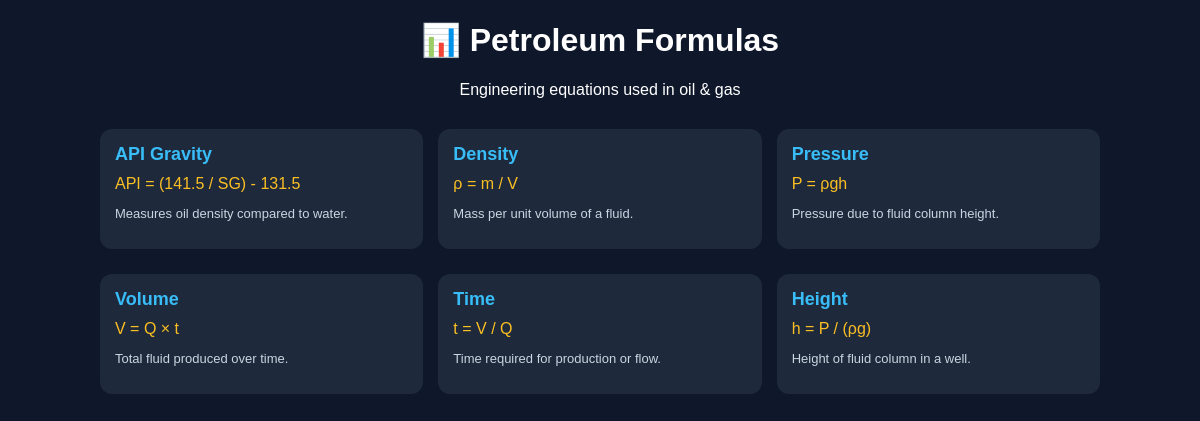
/formulas, run on the app's committed database.
### models.py (models this page shows)
class Formula(db.Model):
    id = db.Column(db.Integer, primary_key=True)
    name = db.Column(db.String(200), nullable=False)
    formula = db.Column(db.String(200), nullable=False)
    desc = db.Column(db.String(500))
    link = db.Column(db.String(200))

### formulas.py (the view)
    @app.route("/formulas")
    def formulas():
        formulas = Formula.query.all()
        return render_template(
            "formulas.html",
            formulas=formulas
        )

### templates/formulas.html (shortened to what this page needs)
<!DOCTYPE html>
<html>
<head>
</head>
<body>
<div class="container">
    <h1>📊 Petroleum Formulas</h1>
    <p>Engineering equations used in oil & gas</p>
    <div class="grid">
        {% for f in formulas %}
        <a href="{{ f.link or '#' }}" class="card" target="_blank">
            <div class="title">{{ f.name }}</div>
            <div class="formula">{{ f.formula }}</div>
            <p class="desc">{{ f.desc }}</p>
        </a>
        {% endfor %}
    </div>
</div>
</body>
</html>

### templates/formulas.html (style rules this page uses)
body { margin: 0; font-family: Arial; background: #0f172a; color: white; text-align: center; }
.container { width: 92%; max-width: 1000px; margin: auto; margin-top: 20px; }
.grid { display: grid; grid-template-columns: repeat(auto-fit, minmax(240px, 1fr)); gap: 15px; margin-top: 20px; }
.card { background: #1e293b; padding: 15px; border-radius: 12px; text-align: left; transition: 0.3s; }
.title { font-size: 18px; color: #38bdf8; font-weight: bold; }
.formula { font-size: 16px; margin: 10px 0; color: #fbbf24; }
.desc { font-size: 13px; color: #cbd5e1; }
a { display: inline-block; margin-top: 10px; color: #38bdf8; text-decoration: none; }

### data on the page
Formula: name "API Gravity", formula "API = (141.5 / SG) - 131.5", desc "Measures oil density compared to water."
Formula: name "Density", formula "ρ = m / V", desc "Mass per unit volume of a fluid."
Formula: name "Pressure", formula "P = ρgh", desc "Pressure due to fluid column height."
Formula: name "Volume", formula "V = Q × t", desc "Total fluid produced over time."
Formula: name "Time", formula "t = V / Q", desc "Time required for production or flow."
Formula: name "Height", formula "h = P / (ρg)", desc "Height of fluid column in a well."
